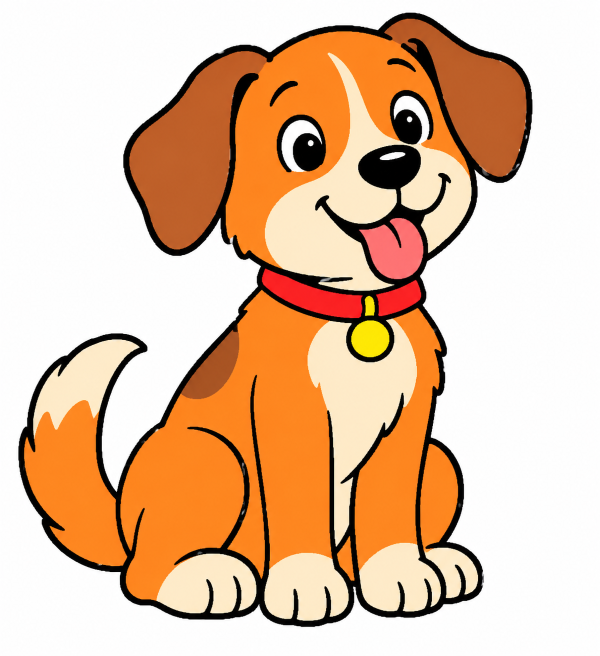
#> input picture assets/dog-reference.png, 1199 x 1312 px (shown at 1/2 size)
$ python classify_solid_ink_regions.py
#> lines starting #> are read from the running program, lines starting #| are printed output that depends on the picture; after the words box and inside, x2 and y2 are one past the last pixel; in counts of white or black regions, pixels touching at a corner belong together
### trace_reference.py
"""Fast reference-image tracing for DrawBuddy.

Usage: python trace_reference.py assets/dog-reference.png
Requires: opencv-python and numpy.
Uses connected color regions for interior boundaries; no guessed connectors or fill guarantee.
"""
import argparse
import json
from pathlib import Path

import cv2
import numpy as np


class PaintCanvasMapper:
    """Fit all traced paths into a safe region below the Paint ribbon."""

    def __init__(self, left=310, top=155, right=850, bottom=540):
        self.left, self.top, self.right, self.bottom = left, top, right, bottom

    # [11 lines left out: function map, not called in this run]


class InkMask:
    """Select dark pixels only; never alter the reference topology."""

    def __init__(self, threshold=95):
        self.threshold = threshold

    def from_image(self, filename):
        image = cv2.imread(str(filename), cv2.IMREAD_COLOR)
#> image is the input picture: shape (1312, 1199, 3); mean B, G, R 161.9, 191.1, 226.7
        if image is None:
            raise FileNotFoundError(f"Cannot read reference: {filename}")
        return (np.max(image, axis=2) < self.threshold).astype(np.uint8)
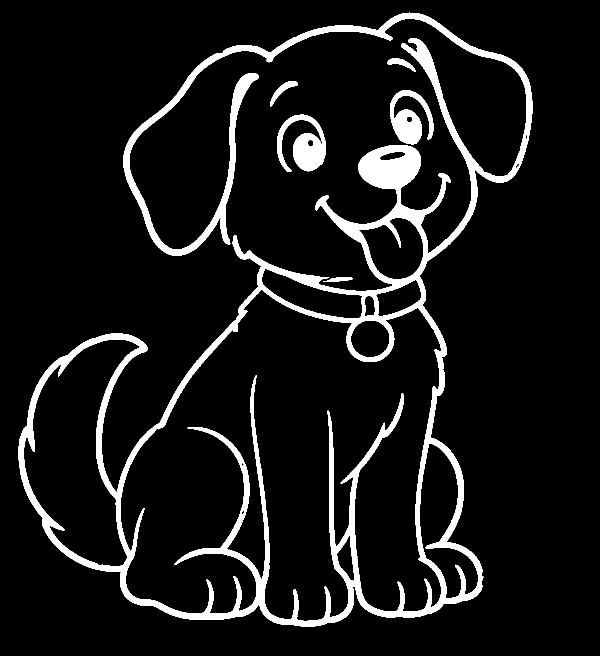
#> returned value: shape (1312, 1199) (shown at 1/2 size); values 0 (black) and 1 (white), 8.8% white; 6 white regions, box (x1, y1, x2, y2) and area: (37, 25, 1065, 1254) 125658, (554, 229, 652, 344) 5744, (780, 180, 867, 289) 4740, (540, 162, 595, 213) 751, (775, 117, 832, 144) 573, (646, 555, 705, 564) 326


class ColorRegionSegmenter:
    """Segment broad color regions before deriving their shared boundaries.

    Small regions and near-identical neighboring colors are ignored to avoid
    turning shading into extra contour lines. No endpoint guessing is used.
    """

    # [63 lines left out: functions __init__, extract, not called in this run]


class ColorPathOverlapFilter:
    """Reject color contours that duplicate the original black linework."""

    # [27 lines left out: functions __init__, filter, not called in this run]


class ReferenceRegionMap:
    """Create a source-derived, recolored region map without semantic labels.

    The output retains original RGB values separately from artificial region IDs.
    This is analysis metadata, not yet Paint fill instructions.
    """

    def __init__(self, colors=10, min_area=180):
        self.colors = colors
        self.min_area = min_area

    # [76 lines left out: function extract, not called in this run]


class SolidInkContourExtractor:
    """Find isolated, broad ink components that can safely be bucket-filled.

    Uses source pixels and geometry, not object labels. Connected thick
    outlines and regions with internal holes are intentionally excluded.
    """

    # [42 lines left out: functions __init__, extract, not called in this run]


class ZhangSuenThinner:
    """Reduce thick ink to one-pixel centerlines without extra dependencies."""

    # [26 lines left out: function thin, not called in this run]


class SkeletonPathTracer:
    """Trace each undirected pixel edge once, preserving branches and loops."""

    NEIGHBORS = [(-1, -1), (-1, 0), (-1, 1), (0, -1),
                 (0, 1), (1, -1), (1, 0), (1, 1)]

    def __init__(self, min_length=2, simplify=0.65):
        self.min_length = min_length
        self.simplify = simplify

    # [55 lines left out: function trace, not called in this run]


class ReferenceTracingPipeline:
    """Trace existing line centers directly to a Paint drawing definition."""

    # [318 lines left out: functions __init__, _point_inside, _paint_fill_steps, run, raster_drawing, vector_painter and 1 more, not called in this run]


# [2 lines that do not run on import are left out]

### classify_solid_ink_regions.py
"""Classify compact solid-ink cores separately from long thick strokes.

Read-only heuristic. A green region is a candidate for later validation,
not permission to fill it in Paint.
"""
import argparse
import json
from pathlib import Path
import cv2
import numpy as np
from trace_reference import InkMask


class SolidRegionClassifier:
    def __init__(self, threshold=95, core_radius=5, min_core_area=18,
                 max_aspect=3.0, min_compactness=0.14,
                 min_width_variation=1.35):
        self.threshold = threshold
        self.core_radius = core_radius
        self.min_core_area = min_core_area
        self.max_aspect = max_aspect
        self.min_compactness = min_compactness
        self.min_width_variation = min_width_variation

    def classify(self, reference):
        ink = InkMask(self.threshold).from_image(reference).astype(np.uint8)
        distance = cv2.distanceTransform(ink, cv2.DIST_L2, 5)
        core = (distance >= self.core_radius).astype(np.uint8)
#> core: shape (1312, 1199); values 0 (black) and 1 (white), 2.1% white; 223 white regions (180 under 20 px), largest, box (x1, y1, x2, y2) and area: (41, 671, 960, 1250) 7691, (720, 294, 838, 379) 5995, (251, 111, 513, 508) 3422
        n, labels, stats, _ = cv2.connectedComponentsWithStats(core, connectivity=8)
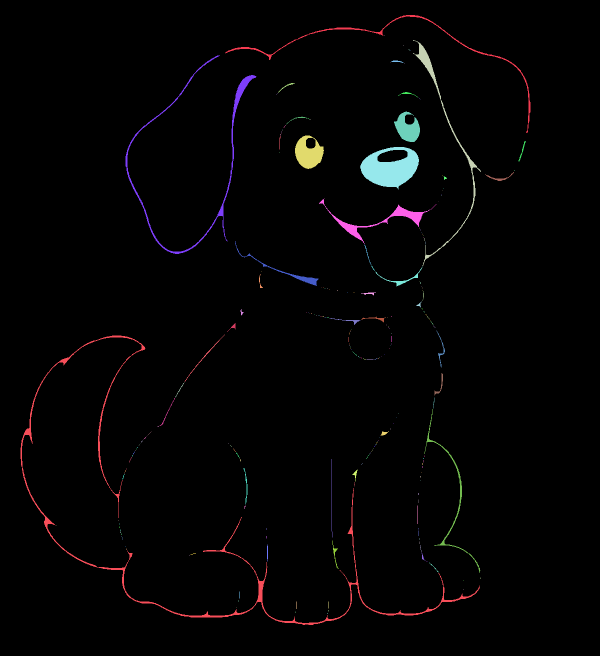
#> labels: shape (1312, 1199) int32 (shown at 1/2 size); 224 distinct labels, from 0 to 223; one colour per label, 0 black
#> n = 224; stats = 224 rows, first 6: [0, 0, 1199, 1312, 1539727], [451, 30, 610, 236, 2052], [768, 71, 1, 1, 1], [826, 80, 136, 452, 2307], [807, 91, 1, 1, 1], [817, 98, 3, 3, 3]
        approved = np.zeros_like(ink)
        rejected = np.zeros_like(ink)
        items = []
        for i in range(1, n):
            x, y, w, h, area = map(int, stats[i])
            if area < self.min_core_area:
                continue
            component = (labels[y:y+h, x:x+w] == i).astype(np.uint8)
            contours, _ = cv2.findContours(component, cv2.RETR_EXTERNAL,
                                            cv2.CHAIN_APPROX_SIMPLE)
            if not contours:
                continue
            perimeter = cv2.arcLength(max(contours, key=cv2.contourArea), True)
            compactness = 4*np.pi*area/(perimeter*perimeter) if perimeter else 0
            aspect = max(w,h)/max(1,min(w,h))
            # Reconstruct the visible ink around this core, bounded by the
            # original erosion radius. This is a diagnostic approximation:
            # connected outlines may be included and must not be filled.
            radius = max(1, int(round(self.core_radius)))
            kernel = cv2.getStructuringElement(cv2.MORPH_ELLIPSE,
                                                (2*radius+1, 2*radius+1))
            padded = cv2.copyMakeBorder(component, radius, radius, radius,
                                        radius, cv2.BORDER_CONSTANT, value=0)
            expanded = cv2.dilate(padded, kernel)
            x0, y0 = max(0, x-radius), max(0, y-radius)
            x1, y1 = min(ink.shape[1], x+w+radius), min(ink.shape[0], y+h+radius)
            ox, oy = x0-(x-radius), y0-(y-radius)
            footprint = ((expanded[oy:oy+y1-y0, ox:ox+x1-x0] > 0)
                         & (ink[y0:y1, x0:x1] > 0)).astype(np.uint8)
            footprint_area = int(np.count_nonzero(footprint))
            footprint_contours, _ = cv2.findContours(
                footprint, cv2.RETR_EXTERNAL, cv2.CHAIN_APPROX_SIMPLE)
            fp_perimeter = (cv2.arcLength(max(footprint_contours,
                            key=cv2.contourArea), True)
                            if footprint_contours else 0.0)
            fp_compactness = (4*np.pi*footprint_area/fp_perimeter**2
                              if fp_perimeter else 0.0)
            # Measure width variation along local distance-transform ridges.
            # A constant-width outline is less likely to be a filled region.
            local_distance = distance[y:y+h, x:x+w]
            ridge = cv2.dilate(local_distance, np.ones((3, 3), np.uint8))
            medial = (local_distance >= ridge - 0.01) & (component > 0)
            widths = 2.0 * local_distance[medial]
            if widths.size >= 3:
                q10, q90 = np.percentile(widths, [10, 90])
                variation = float(q90 / max(q10, 1.0))
            else:
                variation = 1.0
            compact = aspect <= self.max_aspect and compactness >= self.min_compactness
            variable_solid = (variation >= self.min_width_variation
                              and aspect <= self.max_aspect * 1.5
                              and compactness >= self.min_compactness * 0.75)
            plausible = compact or variable_solid
            target = approved if plausible else rejected
            target[y0:y1, x0:x1][footprint > 0] = 1
            items.append({"bounds": [x,y,x+w-1,y+h-1],
                          "core_area": area,
                          "footprint_area": footprint_area,
                          "footprint_compactness": round(float(fp_compactness), 3),
                          "footprint_to_core_ratio": round(footprint_area/max(area,1), 3),
                          "aspect_ratio": round(aspect,3),
                          "compactness": round(float(compactness),3),
                          "medial_width_variation": round(variation, 3),
                          "classification_reason": ("compact" if compact else
                                                    "variable_width" if variable_solid else "line_like"),
                          "max_half_width": round(float(distance[y:y+h,x:x+w][component>0].max()),2),
                          "status": "REVIEW_COMPACT_CORE" if plausible else "REJECT_LINE_LIKE_CORE"})
#> this loop made 223 passes
#> (x, y, w, h, area, contours, perimeter, compactness) on passes 8, 11, 12, 16, 27, 28, 32: (782, 121, 25, 5, 56, 1 contour; box (x1, y1, x2, y2) and area: (0, 0, 25, 5) 31, 51.31, 0.267), (556, 166, 34, 19, 75, 1 contour; box (x1, y1, x2, y2) and area: (0, 0, 34, 19) 41, 80.91, 0.144), (796, 184, 40, 11, 77, 1 contour; box (x1, y1, x2, y2) and area: (0, 0, 40, 11) 37, 89.6, 0.121), (572, 233, 43, 16, 67, 1 contour; box (x1, y1, x2, y2) and area: (0, 0, 43, 16) 24, 97.84, 0.088), (558, 272, 3, 27, 29, 1 contour, all with area under 20, 53.66, 0.127), (1037, 282, 15, 41, 99, 1 contour; box (x1, y1, x2, y2) and area: (0, 0, 15, 41) 56, 93.36, 0.143), (970, 344, 58, 18, 167, 1 contour; box (x1, y1, x2, y2) and area: (0, 0, 58, 18) 108, 135.9, 0.114)
#> (x, y, w, h, area, contours, perimeter, compactness) on pass 55: (750, 533, 95, 40, 334, 1 contour; box (x1, y1, x2, y2) and area: (0, 0, 95, 40) 226, 250.7, 0.0668)
#> pass 1, in classify, `component = (labels[y:y+h, x:x+w] == i).astype(np.uint8)`:
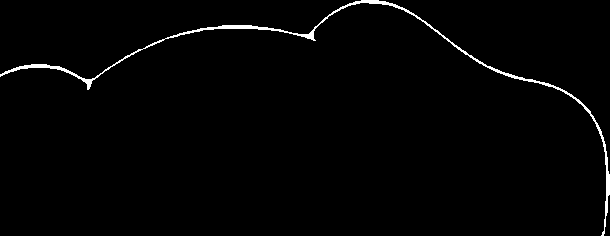
#> component: shape (236, 610); values 0 (black) and 1 (white), 1.4% white; 1 white region, box (x1, y1, x2, y2) and area: (0, 0, 610, 236) 2052
#> pass 1, in classify, `expanded = cv2.dilate(padded, kernel)`:
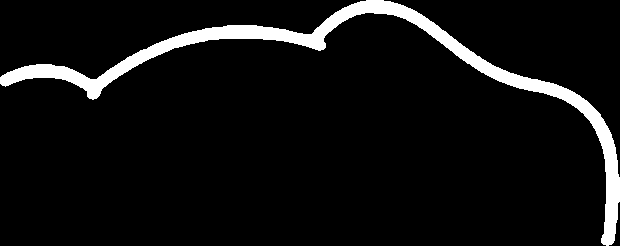
#> expanded: shape (246, 620); values 0 (black) and 1 (white), 6.6% white; 1 white region, box (x1, y1, x2, y2) and area: (0, 0, 620, 246) 10012
#> after the loop: footprint: shape (30, 29); values 0 (black) and 1 (white), 43.2% white; 1 white region, box (x1, y1, x2, y2) and area: (0, 0, 29, 30) 376
#> after the loop:
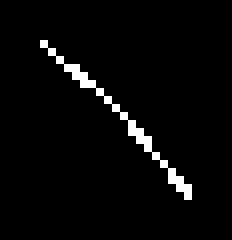
#> padded: shape (30, 29) (shown 8 times larger); values 0 (black) and 1 (white), 3.1% white in thin lines or dots, all inside (x1, y1, x2, y2) = (5, 5, 24, 25)
#> after the loop:
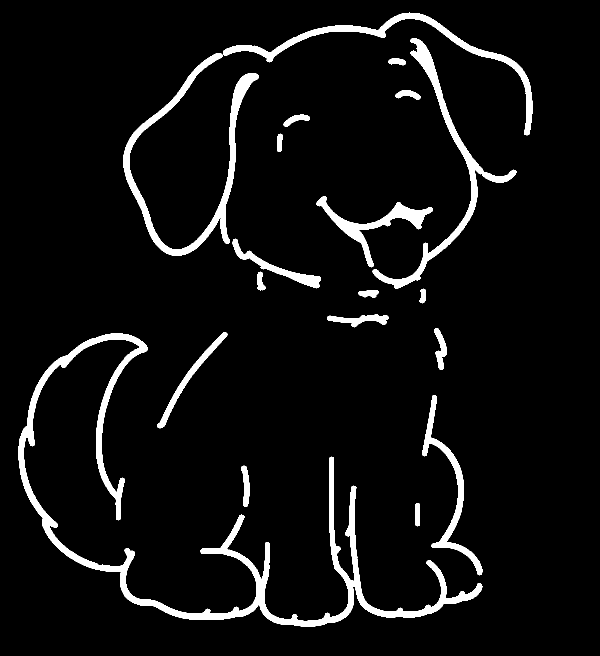
#> target: shape (1312, 1199) (shown at 1/2 size); values 0 (black) and 1 (white), 5.9% white; 19 white regions, largest, box (x1, y1, x2, y2) and area: (37, 667, 965, 1254) 36049, (247, 106, 517, 512) 12821, (745, 76, 1033, 578) 10220
        return ink, approved, rejected, items

    def run(self, reference, output, report):
        ink, approved, rejected, items = self.classify(reference)
#> approved: shape (1312, 1199); values 0 (black) and 1 (white), 1.2% white; 13 white regions, largest, box (x1, y1, x2, y2) and area: (716, 290, 842, 384) 8141, (586, 266, 652, 343) 3708, (783, 219, 844, 289) 3026
        display = np.full((*ink.shape,3),255,np.uint8)
#> display: shape (1312, 1199, 3); every value is 255
        display[ink>0] = (0,0,0)
        display[rejected>0] = (0,0,255)
        display[approved>0] = (0,160,0)
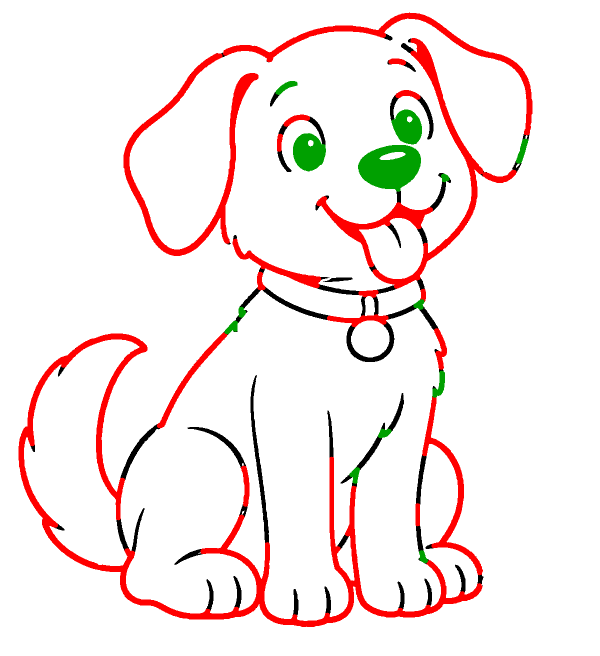
#> display: shape (1312, 1199, 3) (shown at 1/2 size); mean of channels 0, 1, 2 232.7, 234.6, 247.6; drawn as B, G, R
        display[rejected>0] = (0,0,255)
#> display: shape (1312, 1199, 3); 0.01% of pixels changed, all inside (x1, y1, x2, y2) = (449, 598, 874, 1126)
        # Cores are intentionally shown, not complete source shapes:
        # region growth could cross into connected outline strokes.
        output, report = Path(output), Path(report)
        output.parent.mkdir(parents=True,exist_ok=True)
        report.parent.mkdir(parents=True,exist_ok=True)
        if not cv2.imwrite(str(output),display):
            raise RuntimeError(f"Cannot save {output}")
        summary = {"reference":str(reference),"core_radius":self.core_radius,
                   "review_candidates":sum(i["status"]=="REVIEW_COMPACT_CORE" for i in items),
                   "rejected":sum(i["status"]=="REJECT_LINE_LIKE_CORE" for i in items),
                   "min_width_variation":self.min_width_variation,
                   "regions":items,
                   "warning":"Reconstructed footprints are diagnostic approximations; connected outlines may overlap. No drawing edits."}
        report.write_text(json.dumps(summary,indent=2),encoding="utf-8")
        print(json.dumps(summary,indent=2))
#> (printed output is left out)
        print(f"Saved {output}; no Paint or drawing changes.")


def main():
    p=argparse.ArgumentParser(description="Classify compact black-ink cores")
    p.add_argument("--reference",type=Path,default=Path("assets/dog-reference.png"))
    p.add_argument("--output",type=Path,default=Path("output/solid-classifier-diagnostic.png"))
    p.add_argument("--report",type=Path,default=Path("output/solid-classifier-report.json"))
    p.add_argument("--publish-diagnostic",action="store_true")
    a=p.parse_args()
    SolidRegionClassifier().run(a.reference,a.output,a.report)
    if a.publish_diagnostic:
        from drawbuddy.result_publisher import ResultPublisher
        ResultPublisher(Path(__file__).resolve().parent).publish_file(a.output)


if __name__=="__main__":
    main()
